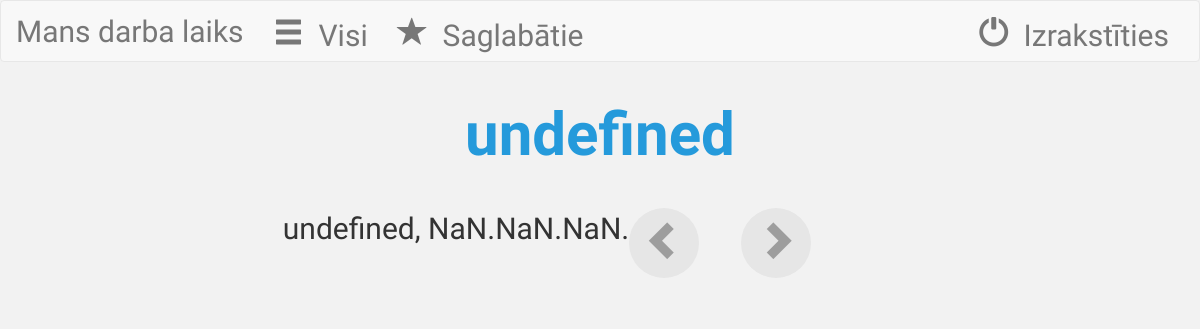
Page /darba_laiks/saglabatie/ (signed in) on the earlier database version.
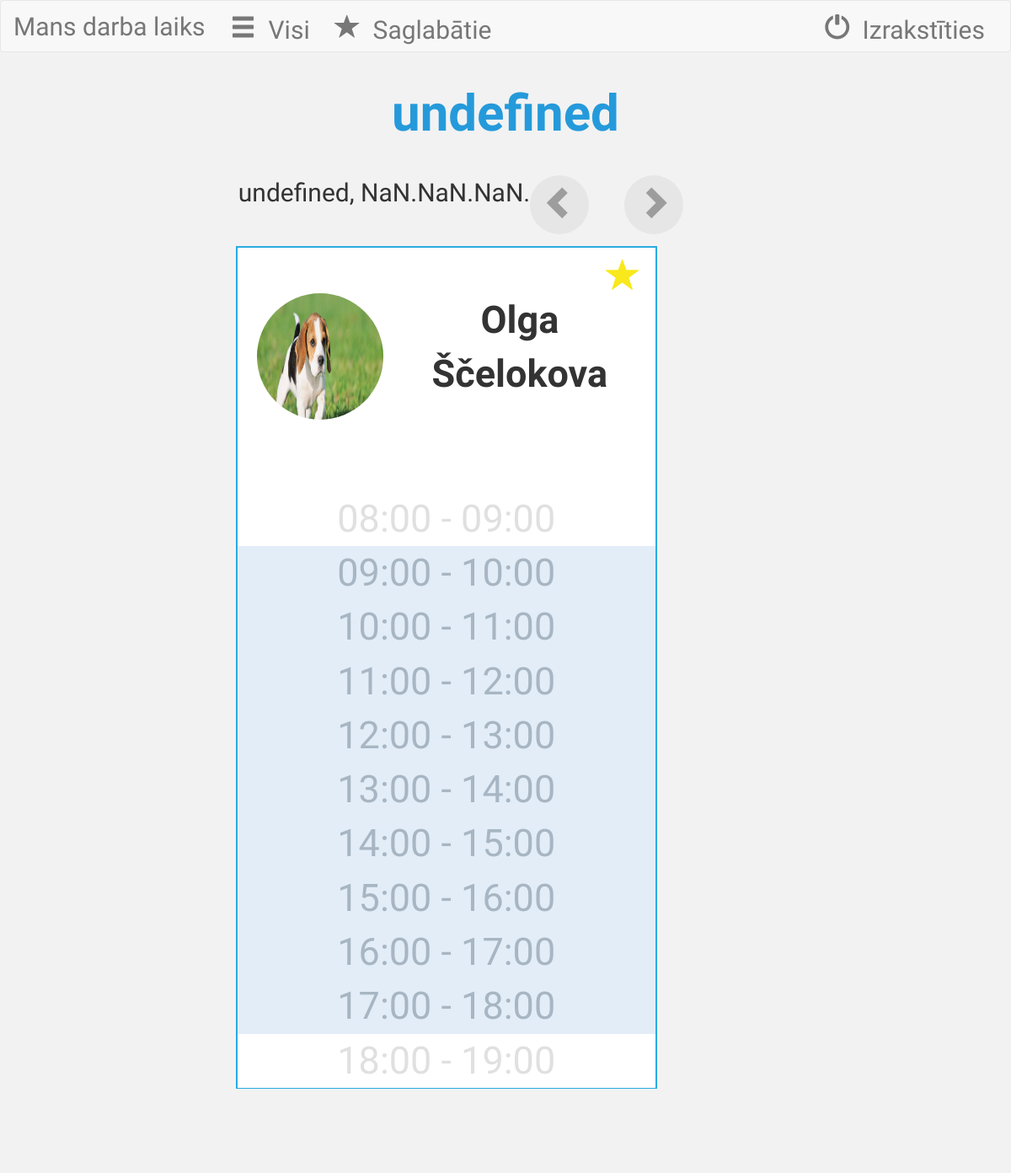
Same page on the later database version.
### darba_laiks/models.py (models this page shows, shortened)
class Saglabatie(models.Model):
    lietotajs_kurs_pievienoja=models.ForeignKey(settings.AUTH_USER_MODEL, related_name='lietotajs_kurs_pievienoja')
    lietotajs_kuru_pievienoja=models.ForeignKey(settings.AUTH_USER_MODEL, related_name='lietotajs_kuru_pievienoja')

class UserProfile(models.Model):
    user = models.OneToOneField(User, related_name='userprofile')
    avatar = models.FileField(default='/avatar.jpg')
    def create_user_profile(sender, instance, created, **kwargs):
        if created:
            UserProfile.objects.create(user=instance)
    post_save.connect(create_user_profile, sender=User)

### darba_laiks/views.py (the view, shortened to what this page needs)
def saglabatie(request):
    user_agent = get_user_agent(request)
    if user_agent.is_pc:
        x=request.user_agent.browser.family
        if request.method == 'GET':
            datums = datetime.date.today()
            darba_laika_id = Darba_laiks.objects.filter(datums=datetime.date.today()).values_list('id',flat=True).distinct()
            collection_ids = Darba_laiks.objects.filter(datums=datetime.date.today()).values_list('lietotajs',flat=True).distinct()
            izmainitie = [
                Darba_laiks.objects.filter(lietotajs__id=c)[0] for c in collection_ids
                ]
            iemesli = [
                Iemesls.objects.filter(darba_laiks__id=c)[0] for c in darba_laika_id
                ]
            atstrada= Atstrada.objects.filter(darba_laiks__id__in=darba_laika_id)
            lietotajs_kurs_pievienoja=request.user
            lietotaja_saglabatie=Saglabatie.objects.filter(lietotajs_kurs_pievienoja=lietotajs_kurs_pievienoja)
            context= {'lietotaja_saglabatie': lietotaja_saglabatie,
                      'datums': datums,
                      'izmainitie': izmainitie,
                      'iemesli': iemesli,
                      'atstrada': atstrada,
                      'x': x,
                     }
            return render(request, 'saglabatie.html', context)
        if request.method == 'POST':
            saglabata_id=request.POST.get("id")
            datums = request.POST.get("date")
            lietotajs_kurs_pievienoja = request.user
            lietotaja_saglabatie = Saglabatie.objects.filter(lietotajs_kurs_pievienoja=lietotajs_kurs_pievienoja)
            darba_laika_id = Darba_laiks.objects.filter(datums=datums).values_list('id', flat=True).distinct()
            collection_ids = Darba_laiks.objects.filter(datums=datums).values_list('lietotajs',flat=True).distinct()
            izmainitie = [
                Darba_laiks.objects.filter(lietotajs__id=c)[0] for c in collection_ids
            ]
            iemesli = [
                Iemesls.objects.filter(darba_laiks__id=c)[0] for c in darba_laika_id
            ]
            atstrada = Atstrada.objects.filter(darba_laiks__id__in=darba_laika_id)
            lietotajs_kurs_pievienoja = request.user
            lietotaja_saglabatie = Saglabatie.objects.filter(lietotajs_kurs_pievienoja=lietotajs_kurs_pievienoja)
            if saglabata_id:
                lietotajs_kuru_pievienoja = User.objects.get(id=saglabata_id)
                i = Saglabatie.objects.filter(lietotajs_kuru_pievienoja=lietotajs_kuru_pievienoja)
                datums=request.POST.get("datums1")
                i.delete()
            context = {'lietotaja_saglabatie': lietotaja_saglabatie,
                       'datums': datums,
                       'izmainitie': izmainitie,
                       'iemesli': iemesli,
                       'atstrada': atstrada,
                       }
            return render(request, 'saglabatie.html', context)
    else:
        if request.method == 'GET':
            datums = datetime.date.today()
            darba_laika_id = Darba_laiks.objects.filter(datums=datetime.date.today()).values_list('id',flat=True).distinct()
            collection_ids = Darba_laiks.objects.filter(datums=datetime.date.today()).values_list('lietotajs',flat=True).distinct()
            izmainitie = [
                Darba_laiks.objects.filter(lietotajs__id=c)[0] for c in collection_ids
                ]
            iemesli = [
                Iemesls.objects.filter(darba_laiks__id=c)[0] for c in darba_laika_id
                ]
            atstrada= Atstrada.objects.filter(darba_laiks__id__in=darba_laika_id)
            lietotajs_kurs_pievienoja=request.user
            lietotaja_saglabatie=Saglabatie.objects.filter(lietotajs_kurs_pievienoja=lietotajs_kurs_pievienoja)
            context= {'lietotaja_saglabatie': lietotaja_saglabatie,
                      'datums': datums,
                      'izmainitie': izmainitie,
                      'iemesli': iemesli,
                      'atstrada': atstrada,
                     }
            return render(request, 'saglabatie_mobile.html', context)

### darba_laiks/models.py (called while the page is built)
    def __str__(self):
        return str(self.datums)+'  '+ str(self.no)+' - '+ str(self.lidz)

    def __str__(self):
        if (self.slimiba):
            return 'Slimiba ' + str(self.darba_laiks)
        elif (self.atvalinajums):
            return 'Atvalinajums ' + str(self.darba_laiks)
        elif (self.lekcijas):
            return 'Lekcijas ' + str(self.darba_laiks)
        elif (self.darbs_no_majam):
            return 'Darbs no majam ' + str(self.darba_laiks)
        elif (self.mazaka_slodze):
            return 'Mazaka slodze ' + str(self.darba_laiks)
        else:
            return 'Cits ' + str(self.darba_laiks)

### templates/saglabatie_mobile.html (shortened to what this page needs)
{%extends "base_mobile.html" %}
{% block content %}
{% load staticfiles %}
<link rel="stylesheet" type="text/css" href="{% static 'css/all_mobile.css' %}">
        <div class = "container-fluid" id = "content">
            <div class = "Month" id = "Month"></div>
            <div class = "row" id = "dateRow">
                <div id = "today"> </div>
                <div id = "dayBack">
                        <form method='POST' role="form" action="/darba_laiks/saglabatie/">{% csrf_token %}
                            <button class="Button">
                                <span class="glyphicon glyphicon-chevron-left arrow"></span>
                            </button>
                        </form>
                </div>
                <div id = "dayForward">
                    <form method='POST' role="form" action="/darba_laiks/saglabatie/">{% csrf_token %}
                        <button class="Button" id = "buttonDown">
                            <span class="glyphicon glyphicon-chevron-right arrow"></span>
                        </button>
                    </form>
                </div>
            </div>
            {% for izmainits in lietotaja_saglabatie %}
                {% if request.user == izmainits%}
                {% else %}
               <div class = "row" id = "people">
                <div class = "col-sm-2" id ="oneUser">
                     <div class = "dayBox" id = "box">
                        <div id = "user">
                                <form method='POST' class = "star" role="form" action="/darba_laiks/darbinieki/">{% csrf_token %}
                                    <button type = "submit" value = "Saglabāt" id="Save">
                                        <span class="glyphicon glyphicon-star starFavorites"></span>
                                    </button>
                                </form>
                            <div id = "userInfo">
                                    <img src="{{izmainits.lietotajs_kuru_pievienoja.userprofile.avatar.url}}" class="img">
                                <div id ="userName">
                                    <div>{{izmainits.lietotajs_kuru_pievienoja.first_name}} {{izmainits.lietotajs_kuru_pievienoja.last_name}}</div>
                                </div>
                            </div>
                        </div>
                        <ul id = "time">
                             <li class = "box1" id = "Mo08">08:00 - 09:00</li>
                             <li tabindex="1" class = "box2" id = "09" data-toggle = "tooltip" data-placement = "right">09:00 - 10:00</li>
                             <li tabindex="1" class = "box2" id = "10" data-toggle = "tooltip" data-placement = "right">10:00 - 11:00</li>
                             <li tabindex="1" class = "box2" id = "11" data-toggle = "tooltip" data-placement = "right">11:00 - 12:00</li>
                             <li tabindex="1" class = "box2" id = "12" data-toggle = "tooltip" data-placement = "right">12:00 - 13:00</li>
                             <li tabindex="1" class = "box2" id = "13" data-toggle = "tooltip" data-placement = "right">13:00 - 14:00</li>
                             <li tabindex="1" class = "box2" id = "14" data-toggle = "tooltip" data-placement = "right">14:00 - 15:00</li>
                             <li tabindex="1" class = "box2" id = "15" data-toggle = "tooltip" data-placement = "right">15:00 - 16:00</li>
                             <li tabindex="1" class = "box2" id = "16" data-toggle = "tooltip" data-placement = "right">16:00 - 17:00</li>
                             <li tabindex="1" class = "box2" id = "17" data-toggle = "tooltip" data-placement = "right">17:00 - 18:00</li>
                             <li class = "box1" id = "18">18:00 - 19:00</li>
                         </ul>
                     </div>
                </div>
 </div>
                   {% endif %}
            {% endfor %}
        </div>
        <div id = "dataForFill">
            <div class="row">
            </div>
        </div>
{% endblock %}

### templates/base_mobile.html (shortened to what this page needs)
{% load staticfiles %}
<link rel="stylesheet" href="https://maxcdn.bootstrapcdn.com/bootstrap/3.3.7/css/bootstrap.min.css">
<link rel="stylesheet" href="https://maxcdn.bootstrapcdn.com/bootstrap/3.3.7/css/bootstrap.min.css">
<link rel="stylesheet" type="text/css" href="{% static 'css/style_mobile.css' %}" />
<!DOCTYPE html>
<html lang="en">
  <head>
  </head>
    <nav class="navbar navbar-default">
    <div class="container-fluid">
        <div class="navbar-header">
            <a class="navbar-brand" href="{% url 'darba_laiks:darba_laiks' %}">Mans darba laiks</a>
        </div>
        <div class="collapse navbar-collapse" id="myNavbar">
            <ul class="nav navbar-nav">
                <li class="">
                    <a href="{% url 'darba_laiks:darbinieki' %}">
                        <span class="glyphicon glyphicon-menu-hamburger" aria-hidden="true"></span>&nbsp;
                        Visi
                    </a>
                </li>
                <li class="">
                    <a href="{% url 'darba_laiks:saglabatie' %}">
                        <span class="glyphicon glyphicon-star" aria-hidden="true"></span>&nbsp;
                        Saglabātie
                    </a>
                </li>
            </ul>
          <ul class="nav navbar-nav navbar-right">
              <li class="">
                    <a href="{% url 'darba_laiks:logout' %}">
                        <span class="glyphicon glyphicon-off" aria-hidden="true"></span>&nbsp;
                        Izrakstīties
                    </a>
              </li>
          </ul>
        </div>
    </div>
</nav>
    <body>
      <div class="container-fluid">
        {% block content %}
        {% endblock %}
      </div>
    </body>

### static/css/style_mobile.css (style rules this page uses)
#Content { margin-top: 100px; margin-left: 250px; margin-right: 250px; }
body { background-color: #f2f2f2; font-family: 'Oxygen'; }
.navbar { font-size: 30px; color: #9d9d9d; }
.navbar-brand { padding-top: 0.7em; font-size: 30px; }
li { list-style-type: none; }

### static/css/all_mobile.css (style rules this page uses)
#content { margin-top: 10px; }
#today { font-size: 30px; }
.img { width: 150px; height: 150px; float:left; margin-right:0.25em; margin-left: 0.5em; border-radius: 50%; }
li { list-style-type: none; }
.col-sm-2 { font-size:45px; }
#oneUser { width: 500px; text-align: center; margin-bottom: 2em; }
#userName { font-weight: bold; padding-right: 10px; }
#Month { font-size: 60px; font-weight: bold; color: #259adb; text-align: center; padding-bottom: 0.5em; }
#dateRow { display: flex; margin-left: 0.2em; }
#box { width: 500px; height: 1000px; border: solid 2px #29abe2; text-align: center; background-color: #ffffff; }
.box1 { background-color: #ffffff; color: #e0e0e0; }
.box2 { background-color: #e2edf8; color: #a8b6c3; }
.Button { width: 70px; height: 70px; border-radius: 68px; background-color: #e6e6e6; border: 0; outline:none; }
.arrow { font-size: 40px; color: #9d9d9d; display: block; margin-top: 10px; }
#dayBack { padding-right: 3em; }
.starFavorites { color: #f8e81c; }
.star { font-size: 40px; top: 0; text-align: right; padding-top:0.3em; padding-right: 0.3em; margin-bottom: 0; }
#Save { color: #DCDCDC; background-color: inherit; border: none; outline:none; }
#dataForFill { font-size: 0; }
#time { margin-left: -0.9em; }
#user { height: 290px; }

Differences in the rows shown:
added Saglabatie: lietotajs_kuru_pievienoja.userprofile.avatar (picture), lietotajs_kuru_pievienoja.first_name "Olga", lietotajs_kuru_pievienoja.last_name "Ščelokova"
